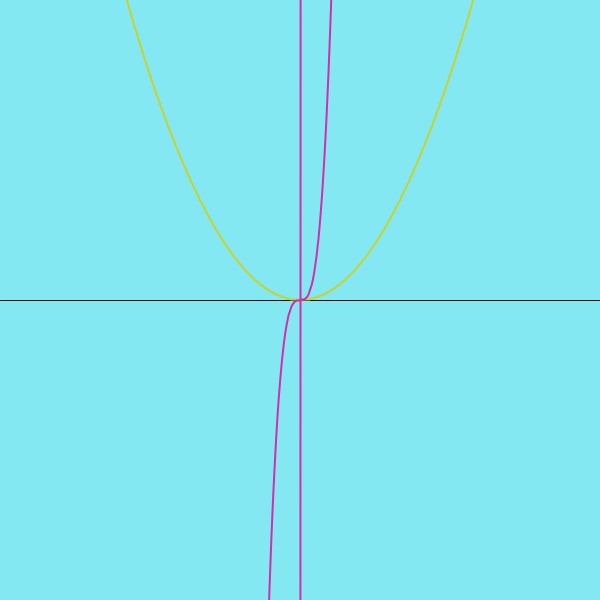
Frame 1 (no input)
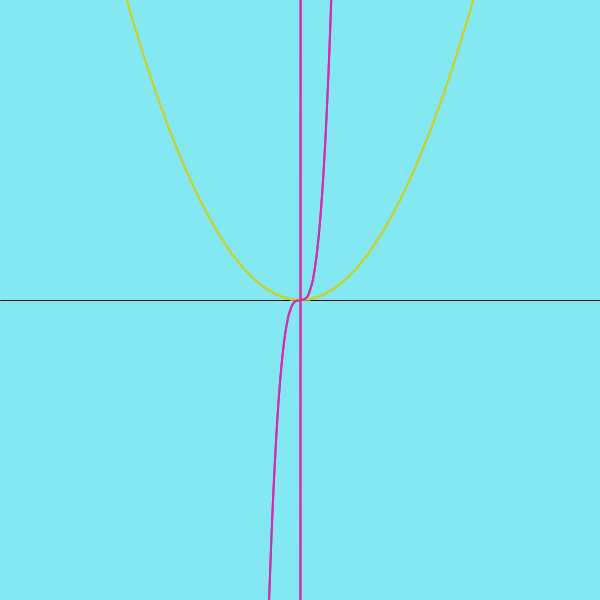
Frame 2 (the mouse pressed at the canvas centre, redrawn once)

The Processing sketch that drew these frames (run headless with seeded random() and noise(); the mouse was pressed at the canvas centre and the sketch redrawn once):

// Processing sketch: Practice_1
// ── Practice_1.pde
void setup() {
  size(600, 600);
  background(#84E8F2);
  frameRate(10);
  drawAxis();
}

float x, y, cx1, cy1, cx2, cy2, cx3, cy3, cx4, cy4, ax, ay; 
float scale;
void setupPoints() {
  x = mouseX;
  y = mouseY;
  cx1 = random(x-100, x+100);
  cy1 = random(x-100, x+100);
  cx2 = random(x-100, x+100);
  cy2 = random(x-100, x+100);
  cx3 = random(x-100, x+100);
  cy3 = random(x-100, x+100);
  cx4 = random(x-100, x+100);
  cy4 = random(x-100, x+100);
  ax = random(x-100, x+100);
  ay = random(x-100, x+100);
  scale=100;
}

void draw() {  
  //fill(random(255), random(255), random(255)); 
  noFill();
  setupPoints();  
  translate(width/2, height/2);   
  plotFx2();
  plotFx3();  
  //plotCurve();
  //plotQuadra();
  //plotBrezier();
  
  noLoop();
}

void plotBrezier() {
  beginShape();
  vertex(x, y);
  bezierVertex(cx1, cy1, cx2, cy2, ax, ay);
  bezierVertex(cx3, cy3, cx4, cy4, ax, ay);
  endShape(CLOSE);
}

void plotQuadra() {
  beginShape();
  vertex(x, y);
  quadraticVertex(cx1, cy1, cx2, cy2);
  quadraticVertex(cx3, cy3, cx4, cy4);
  endShape(CLOSE);
}

void plotCurve() {
  beginShape();
  curveVertex(cx1, cy1);
  curveVertex(cx2, cy2);
  curveVertex(cx3, cy3);
  curveVertex(cx4, cy4);
  curveVertex(ax, ay);
  endShape(CLOSE);
}

void plotFx2() {   
  beginShape();
  stroke(#C5D32D);
  strokeWeight(2);
  for (int i=-width/2; i<width/2; i++)      
    vertex(i, -fx2(1, 1, 0, i)/scale);
  endShape(CLOSE);
}

void plotFx3() {  
  beginShape();
  stroke(#D32DAD);
  strokeWeight(2);
  for (int i=-width; i<width; i++)
    vertex(i, -fx3(1, 1, 1, 1, i)/scale);
  endShape(CLOSE);
}

void plotExp() {
  beginShape();
  for (int i=-width; i<width; i++)
    vertex(i, -exp(i));
  endShape(CLOSE);
}

void drawAxis() {  
  beginShape();
  stroke(#0F0F0F);
  line(0, height/2, width, height/2);
  line(width/2, 0, width/2, height);
  endShape(CLOSE);
}

//Generate a polynomial function of order-2
float fx2(int a, int b, int c, int x) {
  return a*pow(x, 2)+b*x+c;
}

//Generate polynomial function of order-3
float fx3(int a, int b, int c, int d, int x) {
  return a*pow(x, 3)+b*pow(x, 2)+c*x+d;
}
